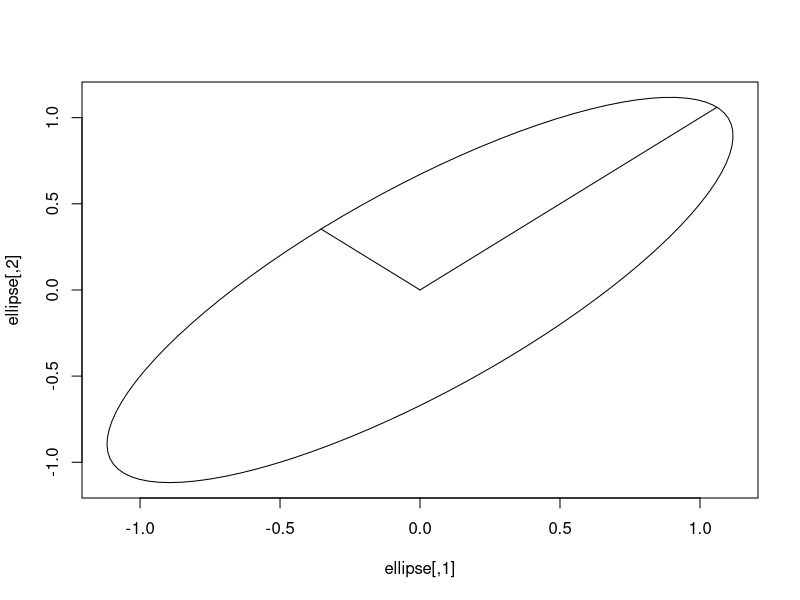

Write the R code that produced this figure.
## ---- chunk 1
knitr::opts_chunk$set(cache=TRUE)
## ---- chunk 2
A <- matrix(c(5, 4, 4, 5), ncol = 2)

results <- eigen(A, symmetric = TRUE,
                 only.values = TRUE)

# Generalized variance
prod(results$values)

# Total variance
sum(results$values)

# Compare this with the following
B <- matrix(c(5, -4, -4, 5), ncol = 2)

# Generalized variance
# GV(A) = 9
det(B)

# Total variance
# TV(A) = 10
sum(diag(B))
## ---- chunk 3
Sigma <- matrix(c(1, 0.5, 0.5, 1), ncol = 2)

# First create a circle
theta_vect <- seq(0, 2*pi, length.out = 100)
circle <- cbind(cos(theta_vect), sin(theta_vect))
# Then turn into ellipse
ellipse <- circle %*% Sigma
## ---- chunk 4
# Principal axes
result <- eigen(Sigma, symmetric = TRUE)

first <- result$values[1]*result$vectors[,1]
second <- result$values[2]*result$vectors[,2]
## ---- chunk 5
# Plot results
plot(ellipse, type = 'l')
lines(x = c(0, first[1]),
      y = c(0, first[2]))
lines(x = c(0, second[1]),
      y = c(0, second[2]))
## ---- chunk 6
# Generalized Variance
det(Sigma)

# Predicted volume of the ellipse above
pi/(gamma(1))*sqrt(det(Sigma))
## ---- chunk 7
# How can we estimate the area?
# Monte Carlo simulation!
Sigma_inv <- solve(Sigma)

x_1 <- runif(1000, min = min(ellipse[,1]),
             max = max(ellipse[,1]))
x_2 <- runif(1000, min = min(ellipse[,2]),
             max = max(ellipse[,2]))

X <- cbind(x_1, x_2)
distances <- apply(X, 1, function(row) {
  sqrt(t(row) %*% Sigma_inv %*% row)
  })
## ---- chunk 8
# Estimate
length_x <- diff(range(ellipse[,1])) 
length_y <- diff(range(ellipse[,2]))
area_rect <- length_x * length_y

area_rect * mean(distances <= 1)
